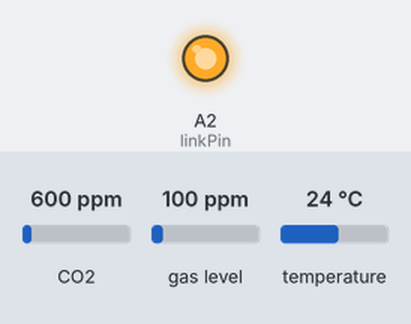
This sketch was run on a simulated Arduino Uno, built for the host (arithmetic inside an expression is 32-bit, double 64-bit). Shown: output pins drawn as LEDs (lit = HIGH). Inputs (shaded band) come from the test bench; at power-on: CO2 600 ppm, gas level 100 ppm, temperature 24 °C. WiFi joins after 1.5 s; servers stay silent unless stated; uploads are accepted with an empty reply.

Above: at 0.1 s.
At 1.0 s:
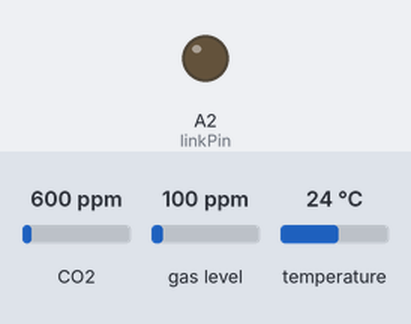
Timing chart, 0 to 2.5 s (numbered marks = the images above):
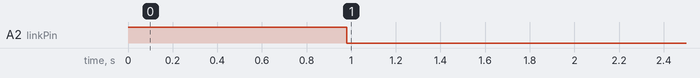

Measured:
- by itself, A2 (linkPin): HIGH → LOW at 0.98 s

The sketch:

WebClientDs18b20.ino
```cpp
//#include <DHT.h>
#include <OneWire.h>
#include <DallasTemperature.h>
#include <UIPEthernet.h>
#include <Adafruit_CCS811.h>

Adafruit_CCS811 ccs;

EthernetClient client;
//server address
char server[] = "192.168.1.28";
//server port
int serverPort = 8080;

//my address
uint8_t mac[6] = {0x00,0x01,0x02,0x03,0x04,0x05};
IPAddress myIP(192,168,1,63);

//server link pin
int linkPin = A2;

//Pin DHT
int inputPin = 3;
OneWire oneWire(inputPin);
DallasTemperature ds(&oneWire);
//#define DHTTYPE DHT11
//DHT dht(inputPin, DHTTYPE);

void setup() {
  // Serial.begin(9600);

  pinMode(linkPin, OUTPUT);
  digitalWrite(linkPin, HIGH);

  //dht.begin();
  ds.begin();
  if(!ccs.begin()){
    while(1);
  }
  while(!ccs.available());
//  ccs.setEnvironmentalData(dht.readHumidity(), dht.readTemperature());
}

void loop() {
  ds.requestTemperatures();
 float h = 20;//dht.readHumidity();
 float t = ds.getTempCByIndex(0);//dht.readTemperature();
 if(ccs.available()){
  ccs.setEnvironmentalData(h, t);
  if(!ccs.readData()){
    float tvoc = ccs.getTVOC();
    float co2 = ccs.geteCO2();
    doGet(String(t), String(h), String(tvoc), String(co2)); //seng GET request
    while(client.connected()){
      if(client.available()){
        char c = client.read();
        // Serial.print(c);
      }
    }
  }
 }
//  delay(500);
}

// http get request
void doGet(String t, String h, String tvoc, String co2) {
    Ethernet.begin(mac, myIP);
    if (client.connect(server, serverPort)){
      // Serial.println(F("Connected to server"));
      digitalWrite(linkPin, LOW);
      client.print(F("GET /sens?t="));
      client.print(t);
      client.print(F("&h="));
      client.print(h);
      client.print(F("&tvoc="));
      client.print(tvoc);
      client.print(F("&co2="));
      client.print(co2);
      client.println(F(" HTTP/1.1"));
      client.print(F("Host: "));
      client.println(server);
      client.println();
  }else{
      // Serial.println(F("Connection to server failed"));
      digitalWrite(linkPin, HIGH);
  }
}
```
